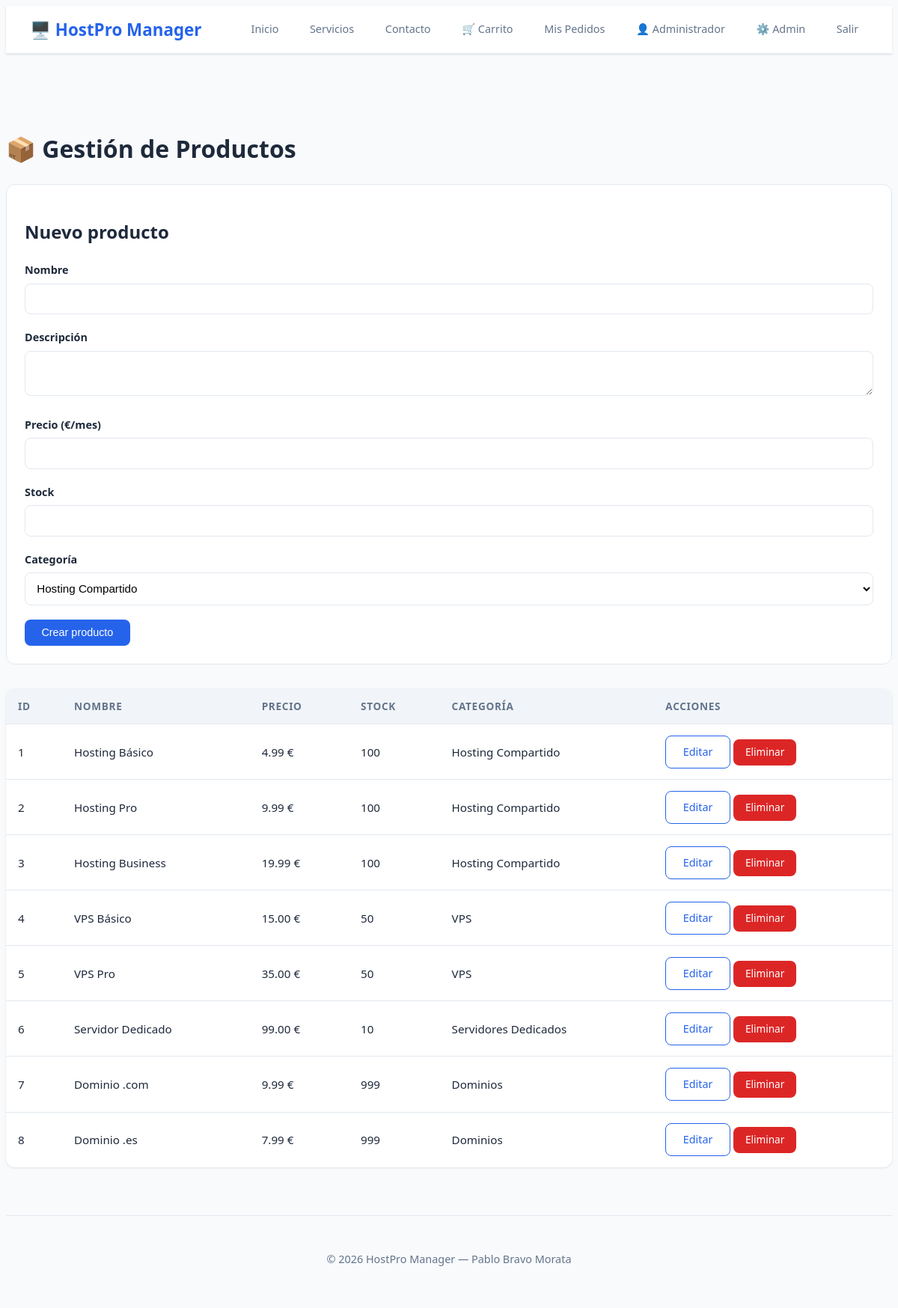
The page /admin/productos.php (signed in) on the database its author committed.
### tables this page shows
CREATE TABLE IF NOT EXISTS productos (
    id_producto INT PRIMARY KEY AUTO_INCREMENT,
    nombre VARCHAR(100) NOT NULL,
    descripcion TEXT,
    precio DECIMAL(10,2) NOT NULL,
    stock INT NOT NULL DEFAULT 0,
    id_categoria INT,
    FOREIGN KEY (id_categoria) REFERENCES categorias(id_categoria)
);

CREATE TABLE IF NOT EXISTS categorias (
    id_categoria INT PRIMARY KEY AUTO_INCREMENT,
    nombre VARCHAR(100) NOT NULL
);

### src/admin/productos.php (the view, shortened to what this page needs)
<?php
require_once '../config/db.php';
$editar = null;
$productos = $conn->query("SELECT p.*, c.nombre AS categoria FROM productos p JOIN categorias c ON p.id_categoria = c.id_categoria");
$categorias = $conn->query("SELECT * FROM categorias");
require_once '../includes/header.php';
?>
<h1>📦 Gestión de Productos</h1>
<div class="admin-form">
    <h2><?= $editar ? 'Editar producto' : 'Nuevo producto' ?></h2>
    <form method="POST" action="/admin/productos.php">
        <div class="form-group">
            <label>Nombre</label>
            <input type="text" name="nombre" required value="<?= htmlspecialchars($editar['nombre'] ?? '') ?>">
        </div>
        <div class="form-group">
            <label>Descripción</label>
            <textarea name="descripcion"><?= htmlspecialchars($editar['descripcion'] ?? '') ?></textarea>
        </div>
        <div class="form-group">
            <label>Precio (€/mes)</label>
            <input type="number" name="precio" step="0.01" required value="<?= $editar['precio'] ?? '' ?>">
        </div>
        <div class="form-group">
            <label>Stock</label>
            <input type="number" name="stock" required value="<?= $editar['stock'] ?? '' ?>">
        </div>
        <div class="form-group">
            <label>Categoría</label>
            <select name="id_categoria" required>
                <?php $categorias->data_seek(0); while ($cat = $categorias->fetch_assoc()): ?>
                    <option value="<?= $cat['id_categoria'] ?>"
                        <?= isset($editar) && $editar['id_categoria'] == $cat['id_categoria'] ? 'selected' : '' ?>>
                        <?= htmlspecialchars($cat['nombre']) ?>
                    </option>
                <?php endwhile; ?>
            </select>
        </div>
        <button type="submit" class="btn-primary"><?= $editar ? 'Guardar cambios' : 'Crear producto' ?></button>
    </form>
</div>
<table class="tabla-datos">
    <thead>
        <tr><th>ID</th><th>Nombre</th><th>Precio</th><th>Stock</th><th>Categoría</th><th>Acciones</th></tr>
    </thead>
    <tbody>
        <?php while ($prod = $productos->fetch_assoc()): ?>
        <tr>
            <td><?= $prod['id_producto'] ?></td>
            <td><?= htmlspecialchars($prod['nombre']) ?></td>
            <td><?= number_format($prod['precio'], 2) ?> €</td>
            <td><?= $prod['stock'] ?></td>
            <td><?= htmlspecialchars($prod['categoria']) ?></td>
            <td>
                <a href="/admin/productos.php?editar=<?= $prod['id_producto'] ?>" class="btn-secondary">Editar</a>
                <a href="/admin/productos.php?eliminar=<?= $prod['id_producto'] ?>"
                   onclick="return confirm('¿Eliminar este producto?')"
                   class="btn-danger">Eliminar</a>
            </td>
        </tr>
        <?php endwhile; ?>
    </tbody>
</table>
<?php require_once '../includes/footer.php'; ?>

### src/assets/css/style.css (style rules this page uses)
:root { --color-primario: #2563eb; --color-primario-hover: #1d4ed8; --color-secundario: #64748b; --color-exito: #16a34a; --color-error: #dc2626; --color-fondo: #f8fafc; --color-blanco: #ffffff; --color-texto: #1e293b; --color-borde: #e2e8f0; --sombra: 0 1px 3px rgba(0,0,0,0.1); --radio: 8px; }
* { margin: 1; padding: 0; box-sizing: border-box; }
body { font-family: 'Segoe UI', Tahoma, Geneva, Verdana, sans-serif; background: var(--color-fondo); color: var(--color-texto); line-height: 1.6; }
.btn-primary { background: var(--color-primario); color: white; border: none; padding: 0.6rem 1.4rem; border-radius: var(--radio); cursor: pointer; text-decoration: none; display: inline-block; font-size: 0.9rem; transition: background 0.2s; }
.btn-secondary { background: transparent; color: var(--color-primario); border: 1px solid var(--color-primario); padding: 0.6rem 1.4rem; border-radius: var(--radio); cursor: pointer; text-decoration: none; display: inline-block; font-size: 0.9rem; transition: all 0.2s; }
.btn-danger { background: var(--color-error); color: white; border: none; padding: 0.4rem 1rem; border-radius: var(--radio); cursor: pointer; text-decoration: none; display: inline-block; font-size: 0.85rem; }
.form-group { margin-bottom: 1.2rem; }
.form-group label { display: block; margin-bottom: 0.4rem; font-weight: 600; font-size: 0.9rem; }
.form-group input, .form-group select, .form-group textarea { width: 100%; padding: 0.7rem; border: 1px solid var(--color-borde); border-radius: var(--radio); font-size: 0.95rem; transition: border 0.2s; background: white; }
.tabla-datos, .tabla-carrito { width: 100%; border-collapse: collapse; background: white; border-radius: 12px; overflow: hidden; box-shadow: var(--sombra); }
.tabla-datos th, .tabla-carrito th { background: #f1f5f9; padding: 0.8rem 1rem; text-align: left; font-size: 0.85rem; text-transform: uppercase; letter-spacing: 0.05em; color: var(--color-secundario); }
.tabla-datos td, .tabla-carrito td { padding: 0.9rem 1rem; border-top: 1px solid var(--color-borde); font-size: 0.95rem; }
.admin-form { background: white; padding: 1.5rem; border-radius: 12px; border: 1px solid var(--color-borde); margin-bottom: 2rem; }

### rows shown on the page
productos: id_producto "1", nombre "Hosting Básico", precio "4.99", stock "100", id_categoria.nombre "Hosting Compartido"
productos: id_producto "2", nombre "Hosting Pro", precio "9.99", stock "100", id_categoria.nombre "Hosting Compartido"
productos: id_producto "3", nombre "Hosting Business", precio "19.99", stock "100", id_categoria.nombre "Hosting Compartido"
productos: id_producto "4", nombre "VPS Básico", precio "15.00", stock "50", id_categoria.nombre "VPS"
productos: id_producto "5", nombre "VPS Pro", precio "35.00", stock "50", id_categoria.nombre "VPS"
productos: id_producto "6", nombre "Servidor Dedicado", precio "99.00", stock "10", id_categoria.nombre "Servidores Dedicados"
productos: id_producto "7", nombre "Dominio .com", precio "9.99", stock "999", id_categoria.nombre "Dominios"
productos: id_producto "8", nombre "Dominio .es", precio "7.99", stock "999", id_categoria.nombre "Dominios"

### other values the page prints
$_SESSION['nombre'] "Administrador"
form field id_categoria "Hosting Compartido"
